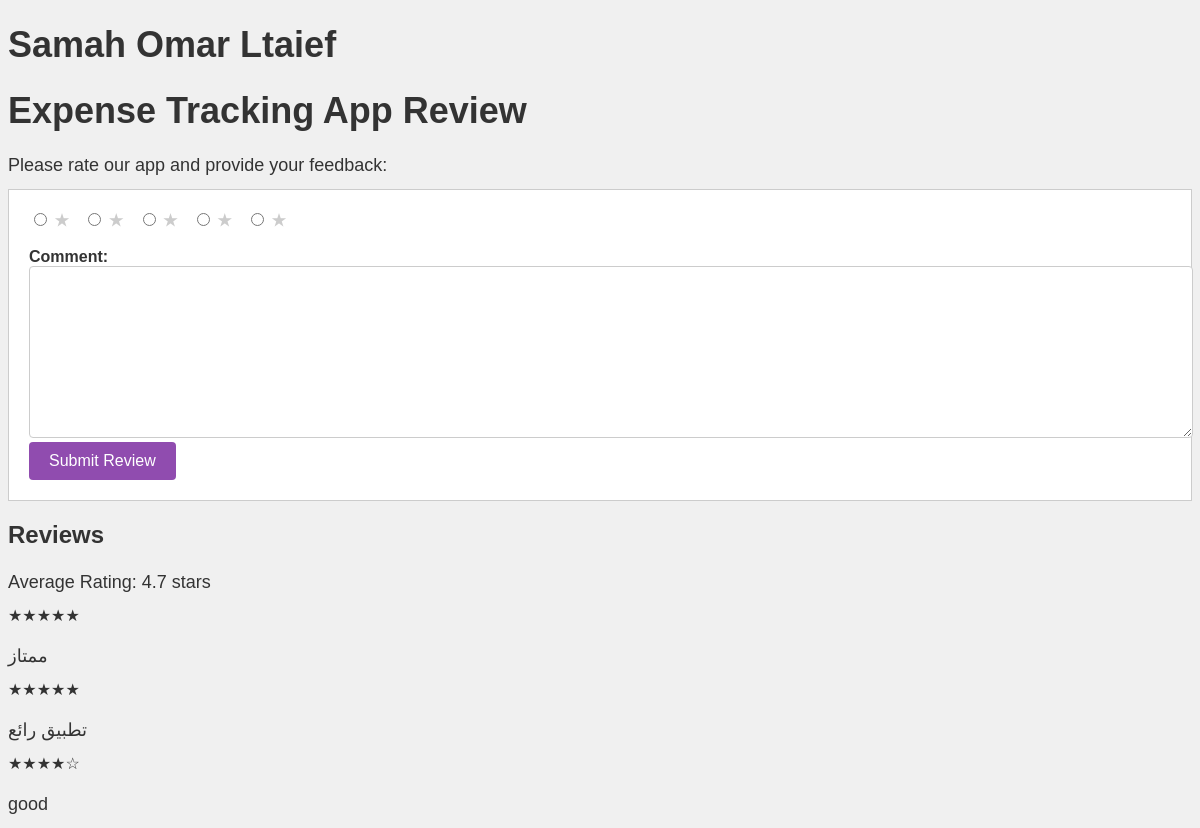
Page /Rating.php (signed in) on the committed database.
### tables this page shows
CREATE TABLE `rating` (
  `rating_id` int(11) NOT NULL,
  `rating` int(5) NOT NULL,
  `comment` varchar(100) NOT NULL,
  `user_id` int(100) NOT NULL
);

### Rating.php (the view, shortened to what this page needs)
<?php
require_once 'database.php';
$username = $_SESSION['username'];
$sql = "SELECT rating, comment FROM rating ORDER BY rating DESC";
$result = $conn->query($sql);
$total_ratings = $result->num_rows;
$sum_ratings = 0;
while ($row = $result->fetch_assoc()) {
    $sum_ratings += $row['rating'];
}
$average_rating = ($total_ratings > 0) ? round($sum_ratings / $total_ratings, 1) : 0;
?>
<!DOCTYPE html>
<html>
<head>
    <h1> <?php echo $username ?></h1>
    <link rel="stylesheet" type="text/css" href="style.css">
</head>
<body>
    <h1>Expense Tracking App Review</h1>
    <p>Please rate our app and provide your feedback:</p>
    <form id="Rating.php" method="POST" action="Rating.php">
        <div class="rating">
            <input type="radio" name="star" id="star-1" value="1">
            <label for="star-1"></label>
            <input type="radio" name="star" id="star-2" value="2">
            <label for="star-2"></label>
            <input type="radio" name="star" id="star-3" value="3">
            <label for="star-3"></label>
            <input type="radio" name="star" id="star-4" value="4">
            <label for="star-4"></label>
            <input type="radio" name="star" id="star-5" value="5">
            <label for="star-5"></label>
        </div>
        <br>
        <label for="comment">Comment:</label>
        <textarea name="comment" id="comment" rows="5" required></textarea>
        <br>
        <button type="submit">Submit Review</button>
    </form>
    <h2>Reviews</h2>
    <p>Average Rating: <?php echo $average_rating; ?> stars</p>
    <?php
    $result = $conn->query($sql);
    while ($row = $result->fetch_assoc()) {
        $rating = $row['rating'];
        $comment = $row['comment'];
        $stars = '';
        for ($i = 1; $i <= $rating; $i++) {
            $stars .= '&#9733;';
        }
        for ($i = $rating + 1; $i <= 5; $i++) {
            $stars .= '&#9734;';
        }
        echo "<div class='review'>";
        echo "<span class='stars'>$stars</span>";
        echo "<p class='comment'>$comment</p>";
        echo "</div>";
    }
    ?>
</body>
</html>

### style.css (style rules this page uses)
body { font-family: Arial, sans-serif; color: #333; background-color: #f0f0f0; }
h1 { font-size: 36px; font-weight: bold; margin-bottom: 20px; }
p { font-size: 18px; line-height: 1.5; margin-bottom: 10px; }
label { font-weight: bold; }
input[type="radio"] + label::before { content: '\2605'; color: #ccc; }
form { background-color: #fff; border: 1px solid #ccc; padding: 20px; margin-bottom: 20px; }
input[type="radio"] + label { margin-right: 10px; }
textarea { width: 100%; height: 150px; padding: 10px; font-size: 16px; border: 1px solid #ccc; border-radius: 4px; }
button[type="submit"] { background-color: #904caf; color: #fff; font-size: 16px; border: none; padding: 10px 20px; border-radius: 4px; cursor: pointer; }

### rows in the picture
rating: stars "★★★★★", comment "ممتاز"
rating: stars "★★★★★", comment "تطبيق رائع"
rating: stars "★★★★☆", comment "good"

### other values in the picture
$username "Samah Omar Ltaief"
$average_rating "4.7"
